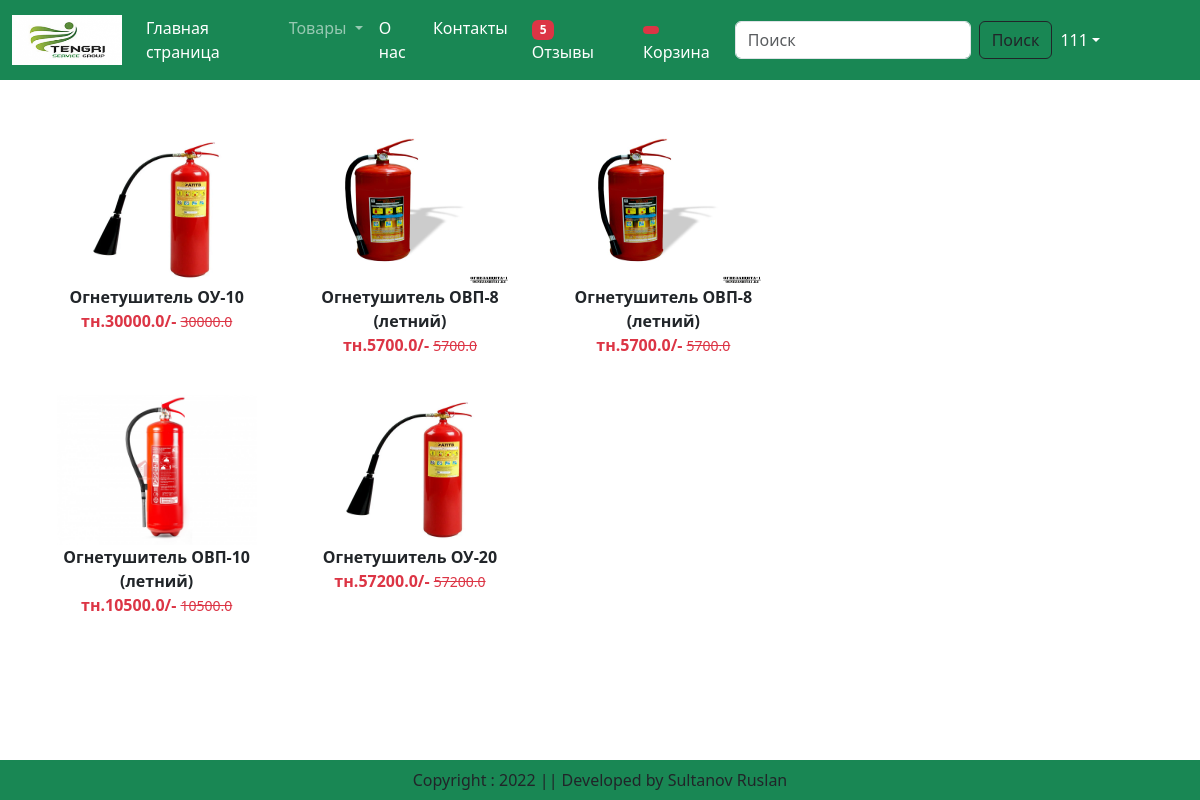
Screenshot of /wishlist/ (signed in) with the database file from the repository.
### app/models.py (models this page shows, shortened)
class Wishlist(models.Model):
    user = models.ForeignKey(User, on_delete=models.CASCADE)
    product = models.ForeignKey(Product, on_delete=models.CASCADE)

class Product(models.Model):
    title = models.CharField(max_length=100)
    selling_price = models.FloatField()
    diskounted_price = models.FloatField()
    discription = models.TextField()
    composition = models.TextField(default='')
    prodapp = models.TextField(default='')
    category = models.CharField(choices=CATEGORY_CHOICES, max_length=4)
    product_image = models.ImageField(upload_to='product')

### app/views.py (the view)
# urls.py: path('wishlist/', views.show_wishlist, name='showwishlist'),
@login_required
def show_wishlist(request):
    user = request.user
    totalitem = 0
    wishitem = 0
    if request.user.is_authenticated:
        totalitem = len(Cart.objects.filter(user=request.user))
        wishitem = len(Wishlist.objects.filter(user=request.user))
    product = Wishlist.objects.filter(user=user)
    return render(request, "app/wishlist.html", locals())

### app/templates/app/wishlist.html (shortened to what this page needs)
{% extends 'app/base.html' %}
{% load static %}
{% block main-content %}
<div class="container my-5">
    <div class="row">
        <div class="col-sm-8">
            <div class="row">
                {% for prod in product %}
                    <div class="col-sm-4 text-center mb-4 hover-shadow">
                        <a href="{% url 'product-detail' prod.product.id %}" class="btn">
                            <div>
                                <img src="{{prod.product.product_image.url}}" width="200px" height="150px"/>
                                <div class="fw-bold">{{prod.product.title}}</div>
                                <div class="fw-bold text-danger">
                                    тн.{{prod.product.selling_price}}/-
                                    <small class="fw-light text-decoration-line-through">{{prod.product.selling_price}}</small>
                                </div>
                            </div>
                        </a>
                    </div>
                {% endfor %}
            </div>
        </div>
    </div>
</div>
{% endblock main-content %}

### app/templates/app/base.html (shortened to what this page needs)
<!DOCTYPE html>
{% load static %}
<html lang="en">
<head>
    <link href="https://cdn.jsdelivr.net/npm/bootstrap@5.3.0-alpha1/dist/css/bootstrap.min.css" rel="stylesheet"
>
    <link rel="stylesheet" href="{% static 'app/css/owl.carousel.min.css' %}">
    <link rel="stylesheet" href="{% static 'app/css/all.min.css' %}">
    <link rel="stylesheet" href="{% static 'app/css/style.css' %}">
</head>
<body>
        <nav class="navbar navbar-expand-lg navbar-dark bg-success">
          <div class="container-fluid">
            <a class="navbar-brand" href="#">
                <img src="{% static 'app/images/logo.png' %}" width="110" height="50" />
            </a>
            <div class="collapse navbar-collapse" id="navbarSupportedContent">
              <ul class="navbar-nav me-auto mb-2 mb-lg-0">
                <li class="nav-item">
                  <a class="nav-link active" aria-current="page" href="/">Главная страница</a>
                </li>
                  <li class="nav-item dropdown">
                  <a class="nav-link dropdown-toggle" href="#" role="button" data-bs-toggle="dropdown" aria-expanded="false">
                    Товары
                  </a>
                </li>
                <li class="nav-item">
                  <a class="nav-link text-white" href="{% url 'about' %}">О нас</a>
                </li>
                <li class="nav-item">
                  <a class="nav-link text-white" href="{% url 'contact' %}">Контакты</a>
                </li>
                <li class="nav-item mx-2">
                    <a href="{% url 'showwishlist' %}" class="nav-link text-white"><span class="badge bg-danger"> {% if wishitem > 0 %} {{wishitem}} {% endif %} </span> Отзывы</a>
                </li>
                <ul class="navbar-nav me-auto mb-2 mb-lg-0">
                <li class="nav-item mx-2">
                    <a href="{% url 'showcart' %}" class="nav-link text-white"><span class="badge bg-danger"> {% if totalitem > 0 %} {{totalitem}} {% endif %} </span> Корзина</a>
                </li>
                </ul>
              </ul>
              <form class="d-flex" role="search" action="/search">
                <input class="form-control me-2" type="search" placeholder="Поиск" name="search" aria-label="Search">
                <button class="btn btn-outline-dark" type="submit">Поиск</button>
              </form>
            </div>
                {% if request.user.is_authenticated %}
                <li class="nav-item dropdown mx-2" style="list-style: none;">
                    <a class="nav-link dropdown-toggle text-white" href="#" id="profileDropdown" role="button"
                       data-bs-toggle="dropdown" aria-expanded="false" style="margin-right: 80px;">{{request.user}}</a>
                </li>
                {% endif %}
          </div>
        </nav>
        {% block main-content %}{% endblock main-content %}
        <br><br><br><br>
        <footer class="container-fluid fixed-bottom bg-success text-center p-2 mt-5">
            Copyright : 2022 || Developed by Sultanov Ruslan
        </footer>
</body>
</html>

### rows the page displays
Wishlist: product.product_image (picture), product "Огнетушитель ОУ-10", product.selling_price "30000.0"
Wishlist: product.product_image (picture), product "Огнетушитель ОВП-8 (летний)", product.selling_price "5700.0"
Wishlist: product.product_image (picture), product "Огнетушитель ОВП-8 (летний)", product.selling_price "5700.0"
Wishlist: product.product_image (picture), product "Огнетушитель ОВП-10 (летний)", product.selling_price "10500.0"
Wishlist: product.product_image (picture), product "Огнетушитель ОУ-20", product.selling_price "57200.0"

### other values shown
{{ wishitem }} "5"
{{ request.user }} "111"
